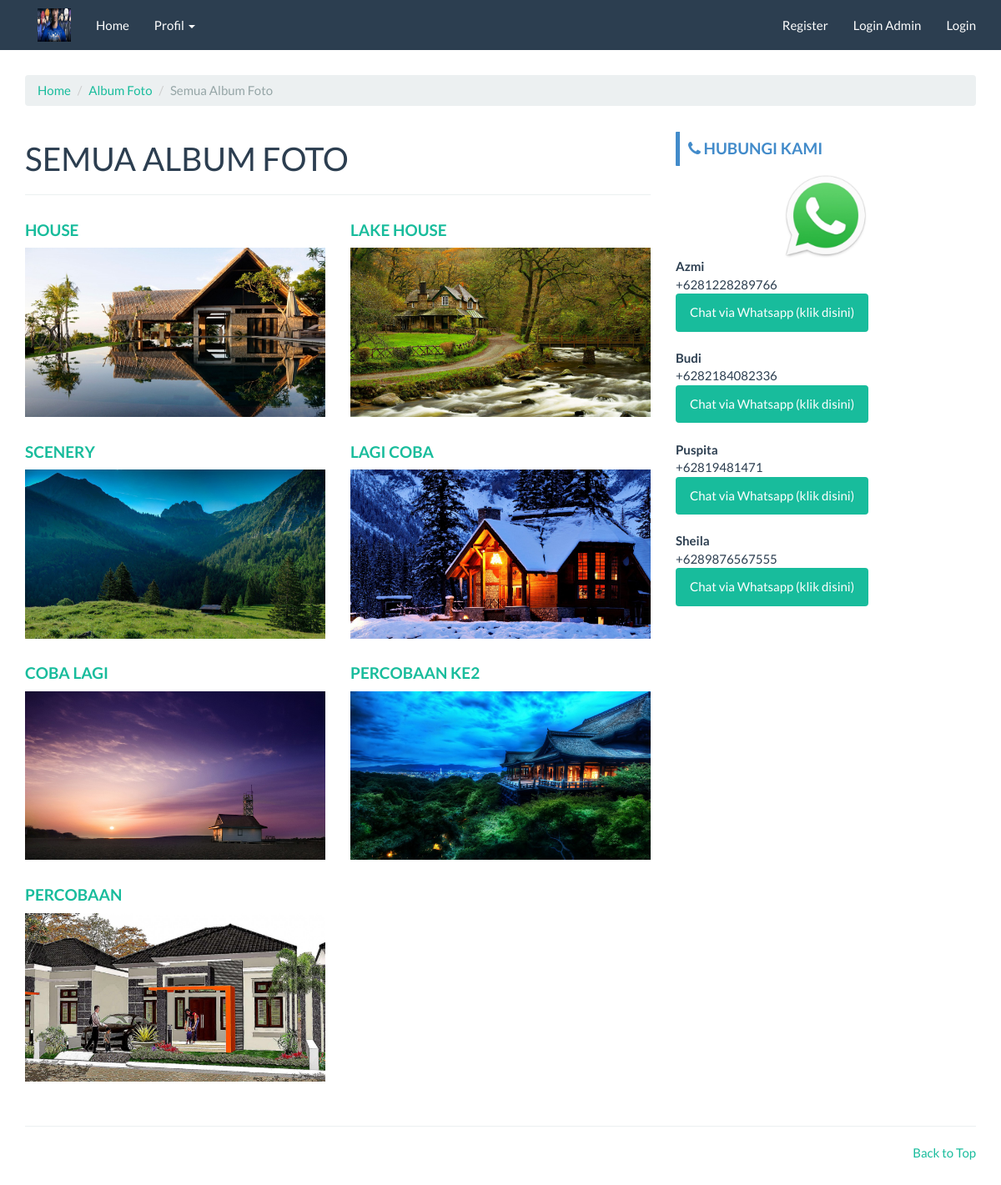
/index.php/gallery/album, run on the app's committed database.
### tables this page shows
CREATE TABLE `company` (
  `id_company` int(11) NOT NULL,
  `company_name` varchar(100) NOT NULL,
  `company_desc` text NOT NULL,
  `company_address` text NOT NULL,
  `company_maps` text NOT NULL,
  `company_phone` char(30) NOT NULL,
  `company_phone2` char(30) NOT NULL,
  `company_fax` char(30) NOT NULL,
  `company_email` char(30) NOT NULL,
  `foto` text NOT NULL,
  `foto_type` char(10) NOT NULL,
  `created` datetime NOT NULL DEFAULT current_timestamp(),
  `modified` datetime DEFAULT NULL,
  `created_by` char(50) NOT NULL,
  `modified_by` char(50) NOT NULL
);

CREATE TABLE `album` (
  `id_album` int(11) NOT NULL,
  `nama_album` char(50) NOT NULL,
  `slug_album` char(50) NOT NULL,
  `foto` text NOT NULL,
  `created_by` char(20) NOT NULL,
  `created_at` datetime NOT NULL DEFAULT current_timestamp(),
  `modified_by` char(20) DEFAULT NULL,
  `modified_at` datetime DEFAULT NULL ON UPDATE current_timestamp()
);

CREATE TABLE `kontak` (
  `id_kontak` int(11) NOT NULL,
  `nama_kontak` char(50) NOT NULL,
  `nohp` char(50) NOT NULL,
  `created_by` char(50) NOT NULL,
  `created_at` datetime NOT NULL DEFAULT current_timestamp(),
  `modified_by` char(50) NOT NULL,
  `modified_at` datetime DEFAULT NULL ON UPDATE current_timestamp()
);

### application/controllers/Gallery.php (called while the page is built, shortened)
<?php
class Gallery extends CI_Controller {
	function __construct()
  {
		$this->load->helper('clean');
		$this->load->model('Album_model');
		$this->load->model('Company_model');
		$this->load->model('Event_model');
		$this->load->model('Foto_model');
		$this->load->model('Kategori_model');
		$this->load->model('Kontak_model');
		$this->data['company_data'] 			= $this->Company_model->get_by_company();
		$this->data['event_sidebar'] 			= $this->Event_model->get_all_sidebar();
		$this->data['kategori_sidebar'] 	= $this->Kategori_model->get_all();
		$this->data['kontak_sidebar'] 		= $this->Kontak_model->get_all();
  }
	public function album()
	{
    $this->data['title'] = "Semua Album Foto";
    $this->load->library('pagination');
    $config['per_page'] = 12;
    $dari = $this->uri->segment('4');
    $this->data['album_all'] = $this->Album_model->get_all_arsip($config['per_page'],$dari);
    $this->load->view('front/album/body', $this->data);
	}
}

### index.php (called while the page is built, shortened)
<?php
require_once BASEPATH.'core/CodeIgniter.php';

### application/models/Company_model.php (called while the page is built, shortened)
<?php  if ( ! defined('BASEPATH')) exit('No direct script access allowed');
class Company_model extends CI_Model
{
  public $table = 'company';
  function get_by_company()
  {
    $this->db->where('id_company', '1');
    return $this->db->get($this->table)->row();
  }
}

### application/models/Album_model.php (called while the page is built, shortened)
<?php  if ( ! defined('BASEPATH')) exit('No direct script access allowed');
class Album_model extends CI_Model
{
  public $table = 'album';
  public $id    = 'id_album';
  function get_all_arsip($per_page,$dari)
  {
    $this->db->order_by($this->id, 'DESC');
    $query = $this->db->get($this->table,$per_page,$dari);
    return $query->result();
  }
}

### application/models/Kontak_model.php (called while the page is built, shortened)
<?php  if ( ! defined('BASEPATH')) exit('No direct script access allowed');
class Kontak_model extends CI_Model
{
  public $table = 'kontak';
  function get_all()
  {
    return $this->db->get($this->table)->result();
  }
}

### application/views/front/album/body.php (the view, shortened to what this page needs)
<?php $this->load->view('front/header'); ?>
<?php $this->load->view('front/navbar'); ?>
<div class="container">
	<ol class="breadcrumb">
		<li><a href="<?php echo base_url() ?>">Home</a></li>
		<li><a href="<?php echo base_url('gallery/album') ?>">Album Foto</a></li>
		<li class="active"><?php echo $title ?></li>
	</ol>
	<div class="row">
		<div class="col-md-8"><h1><?php echo strtoupper($title) ?></h1><hr>
			<div class="row">
				<?php foreach($album_all as $album){ ?>
					<div class="col-lg-6">
						<h4><a href="#"><?php echo $album->nama_album ?></a></h4>
						<a href="<?php echo base_url("gallery/read/$album->slug_album") ?>">
							<?php
							if(empty($album->foto)) {echo "<img class='img-responsive' src='".base_url()."assets/images/no_image_thumb.png'>";}
							else { echo " <img class='img-responsive' src='".base_url()."assets/images/album/".$album->foto."'> ";}
							?>
						</a><br>
					</div>
				<?php } ?>
			</div>
		</div>
		<?php $this->load->view('front/sidebar'); ?>
	</div>
</div>

### application/views/front/navbar.php (shortened to what this page needs)
<nav class="navbar navbar-default navbar-fixed-top">
  <div class="container">
    <div class="navbar-header">
      <a href="<?php echo base_url() ?>">
        <img style="width: 70px; height: 60px; padding: 10px 15px ;"src="<?php echo base_url('assets/images/company/').$company_data->foto.$company_data->foto_type ?>" alt="<?php echo $company_data->company_name ?>" width="100px">
      </a>
    </div>
    <div class="collapse navbar-collapse" id="bs-example-navbar-collapse-1">
      <ul class="nav navbar-nav">
        <li class="<?php if($this->uri->segment(1) == ""){echo "active";} ?>">
          <a href="<?php echo base_url() ?>">Home </a>
        </li>
        <li class="dropdown <?php if($this->uri->segment(1) == "about" or $this->uri->segment(1) == "contact"){echo "active";} ?>">
          <a href="#" class="dropdown-toggle" data-toggle="dropdown" role="button" aria-haspopup="true" aria-expanded="false">Profil <span class="caret"></span></a>
        </li>
      </ul>
      <?php if($this->session->userdata('usertype') != NULL){ ?>
        <ul class="nav navbar-nav navbar-right">
          <li class="dropdown">
            <a href="#" class="dropdown-toggle" data-toggle="dropdown" role="button" aria-haspopup="true" aria-expanded="false">Hi, <?php echo $this->session->userdata('username') ?> <span class="caret"></span></a>
            <ul class="dropdown-menu">
              <li><a href="<?php echo base_url('cart/history') ?>">Riwayat Booking</a></li>
              <li><a href="<?php echo base_url('auth/edit_profil/').$this->session->userdata('user_id') ?>">Edit Profil</a></li>
              <li><a href="<?php echo base_url('auth/profil') ?>">Profil Saya</a></li>
              <li role="separator" class="divider"></li>
              <li><a href="<?php echo base_url('auth/logout') ?>">Logout</a></li>
            </ul>
          </li>
        </ul>
      <?php }else{ ?>
        <ul class="nav navbar-nav navbar-right">
          <li><a href="<?php echo base_url('auth/register') ?>">Register</a></li>
          <li><a href="<?php echo base_url('admin/auth/login') ?>">Login Admin</a></li>
          <li><a href="<?php echo base_url('auth/login') ?>">Login</a></li>
        </ul>
      <?php } ?>
    </div>
  </div>
</nav>

### application/views/front/modul/mod_cs.php
<div class="bs-callout bs-callout-primary"><h4><i class="fa fa-phone"></i> Hubungi Kami</h4></div>
<ul class="list-group">
  <div align="center"><img src="<?php echo base_url('assets/images/wa.jpg') ?>" width="100px"></div>
  <?php foreach($kontak_sidebar as $kontak){?>
    <b><?php echo $kontak->nama_kontak ?></b><br>
    +<?php echo $kontak->nohp ?><br>
    <a href="https://api.whatsapp.com/send?phone=+<?php echo $kontak->nohp ?>&text=Hi%20Gan,%20Saya%20mau%20booking%20lapangan">
      <button class="btn btn-success" type="submit" name="button">Chat via Whatsapp (klik disini)</button>
    </a><br><br>
  <?php } ?>
</ul>

### assets/template/frontend/css/custom.css (style rules this page uses)
h4 { font-weight: bold; text-transform: uppercase; }
.bs-callout { padding: 10px; margin-top: 10px; margin-bottom: 10px; border: 0px solid #eee; border-left-width: 5px; border-radius: 1px; }
.bs-callout h4 { margin-top: 0; margin-bottom: 0px; }
.bs-callout-primary { border-left-color: #428bca; }
.bs-callout-primary h4 { color: #428bca; }
a:hover, a:visited, a:link, a:active { text-decoration: none; }

### data on the page
company: foto+foto_type (picture)
album: nama_album "HOUSE", foto (picture)
album: nama_album "LAKE HOUSE", foto (picture)
album: nama_album "SCENERY", foto (picture)
album: nama_album "LAGI COBA", foto (picture)
album: nama_album "COBA LAGI", foto (picture)
album: nama_album "PERCOBAAN KE2", foto (picture)
album: nama_album "PERCOBAAN", foto (picture)
kontak: nama_kontak "Azmi", nohp "6281228289766"
kontak: nama_kontak "Budi", nohp "6282184082336"
kontak: nama_kontak "Puspita", nohp "62819481471"
kontak: nama_kontak "Sheila", nohp "6289876567555"

### other printed values
$title "Semua Album Foto"
$title "SEMUA ALBUM FOTO"
